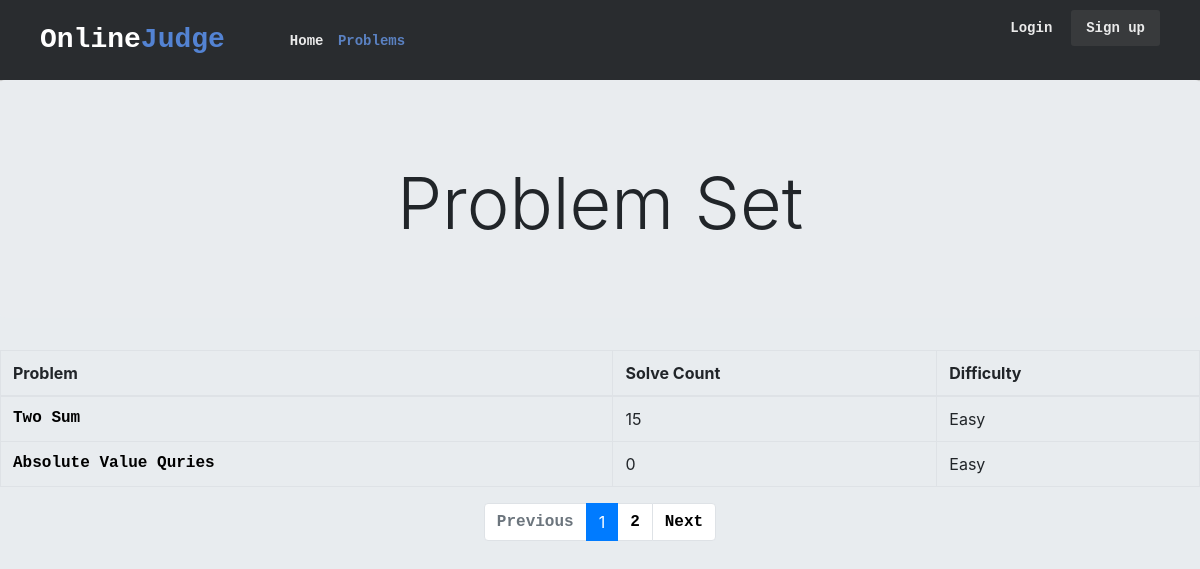
Page /judge/problems on the earlier database version.
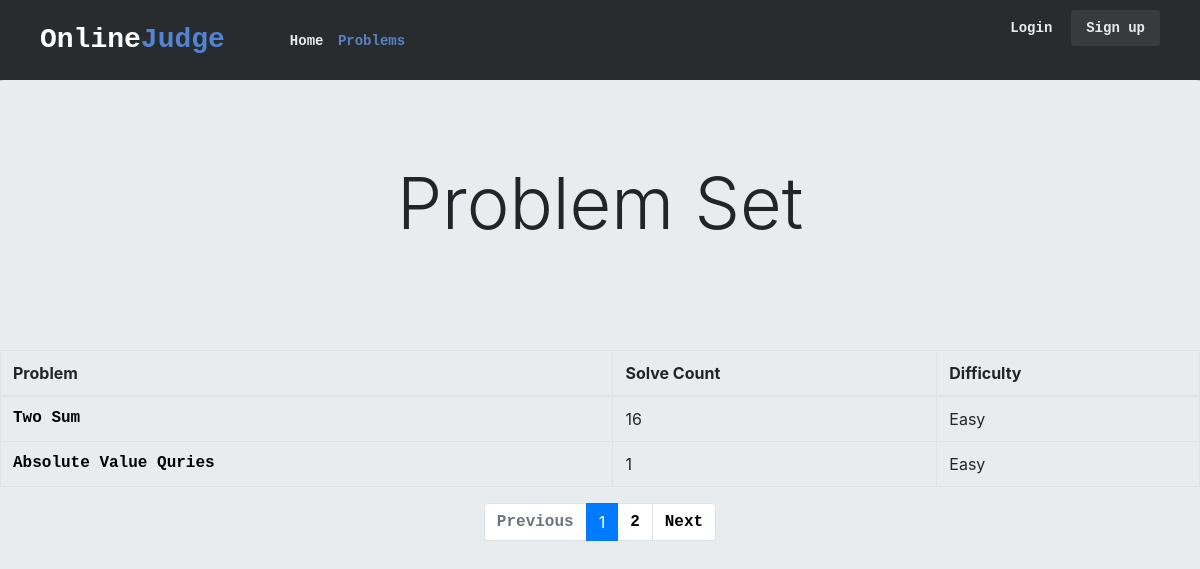
Same page on the later database version.
### judge/models.py (models this page shows)
class Problem(models.Model):
    problemId = models.IntegerField()
    problemName = models.CharField(max_length=100)
    problemText = models.TextField()
    difficulty = models.CharField(max_length=15)
    solveCount = models.IntegerField()
    score = models.FloatField()

### judge/views.py (the view)
# urls.py: path('problems', views.problem, name='problem'),
def problem(request):
    latest_question_list = Problem.objects.order_by('difficulty')
    page = request.GET.get('page', 1)
    paginator = Paginator(latest_question_list, 2)
    try:
        latest_question_list = paginator.page(page)
    except PageNotAnInteger:
        latest_question_list = paginator.page(1)
    except EmptyPage:
        latest_question_list = paginator.page(paginator.num_pages)
    return render(request, 'judge/problems.html', {'latest_question_list': latest_question_list})

### judge/templates/judge/problems.html (shortened to what this page needs)
{% load static %}
<html lang="en" dir="ltr">
<head>
    <link rel="stylesheet" href="https://stackpath.bootstrapcdn.com/bootstrap/4.4.1/css/bootstrap.min.css"
>
    <link rel="stylesheet" href="https://use.fontawesome.com/releases/v5.6.3/css/all.css"
>
    <link rel="stylesheet" href="https://stackpath.bootstrapcdn.com/bootstrap/4.2.1/css/bootstrap.min.css"
>
    <link rel="stylesheet" type="text/css" href="{% static 'judge/css/styles.css' %}">
</head>
<body>
    <header class="oj-header">
        <div class="oj-header-limiter">
            <h1><a href="{% url 'index' %}">Online<span>Judge</span></a></h1>
            <nav>
                <a href="{% url 'index' %}">Home</a>
                <a href="{% url 'problem' %}" class="selected">Problems</a>
            </nav>
            <ul>
                <li><a href="/login" class="lightbox_trigger">Login</a></li>
                <li><a href="/register" class="lightbox_trigger">Sign up</a></li>
            </ul>
        </div>
    </header>
    <div class=" jumbotron centered">
        <h1 class="display-3">Problem Set</h1>
    </div>
    <table class="table table-bordered">
        <thead>
            <tr>
                <th>Problem</th>
                <th>Solve Count</th>
                <th>Difficulty</th>
            </tr>
        </thead>
        <tbody>
            {% for problem in latest_question_list %}
            <tr>
                <td>
                    <a href="/judge/problems/{{ problem.problemId }}/">{{ problem.problemName }}</a>
                </td>
                <td>{{ problem.solveCount }}</td>
                <td>{{ problem.difficulty }}</td>
            </tr>
            {% endfor %}
        </tbody>
    </table>
    <nav aria-label="Page navigation example">
        <ul class="pagination justify-content-center">
            {% if latest_question_list.has_previous %}
            <li class="page-item">
                <a class="page-link" href="?page={{ latest_question_list.previous_page_number }}">Previous</a>
            </li>
            {% else %}
            <li class="page-item disabled">
                <a class="page-link" href="#" tabindex="-1" aria-disabled="True">Previous</a>
            </li>
            {% endif %}
            {% for i in latest_question_list.paginator.page_range %}
            {% if latest_question_list.number == i %}
            <li class="page-item active" aria-current="page">
                <span class="page-link">
                    {{ i }}
                </span>
            </li>
            {% elif i > latest_question_list.number|add:'-5' and i < latest_question_list.number|add:'5' %} <li
                class="page-item"><a class="page-link" href="?page={{ i }}">{{ i }}</a></li>
                {% endif %}
                {% endfor %}
                {% if latest_question_list.has_next %}
                <li class="page-item">
                    <a class="page-link" href="?page={{ latest_question_list.next_page_number }}">Next</a>
                </li>
                {% else %}
                <li class="page-item disabled">
                    <a class="page-link" href="#" tabindex="-1" aria-disabled="True">Next</a>
                </li>
                {% endif %}
        </ul>
    </nav>
</body>
</html>

### judge/static/judge/css/styles.css (style rules this page uses)
body { background-color: #E8ECEF; }
.centered { padding-top: 80px; text-align: center; }
li a { color: green; }
.oj-header { background-color: #292c2f; box-shadow: 0 1px 1px #ccc; padding: 20px 40px; height: 80px; color: #ffffff; box-sizing: border-box; }
.oj-header .oj-header-limiter { max-width: 1200px; text-align: center; margin: 0 auto; }
.oj-header .oj-header-limiter h1 { float: left; font: normal 28px Cookie, Arial, Helvetica, sans-serif; line-height: 40px; margin: 0; }
.oj-header .oj-header-limiter h1 span { color: #5383d3; }
.oj-header .oj-header-limiter a { color: #ffffff; text-decoration: none; }
.oj-header .oj-header-limiter nav { font: 16px Arial, Helvetica, sans-serif; line-height: 40px; float: left; margin: 0 0 0 60px; padding: 0; }
.oj-header .oj-header-limiter nav a { font-size: 14px; display: inline-block; padding: 0 5px; opacity: 0.9; text-decoration: none; line-height: 1; }
.oj-header .oj-header-limiter nav a.selected { color: #608bd2; }
.oj-header .oj-header-limiter ul { font: 14px Arial, Helvetica, sans-serif; list-style: none; line-height: 1; float: right; }
.oj-header .oj-header-limiter ul li { display: inline-block; margin-left: 15px; opacity: 0.9; }
.oj-header .oj-header-limiter ul li:last-child a { font-weight: bold; background-color: #3a3c3e; padding: 10px 15px; border-radius: 3px; }
body { margin: 0; padding: 0; }
a:link { color: black; font-family: Courier; font-weight: bold; text-decoration: none; }

Differences in the rows shown:
changed Problem "Two Sum": solveCount "15" → "16"
changed Problem "Absolute Value Quries": solveCount "0" → "1"
